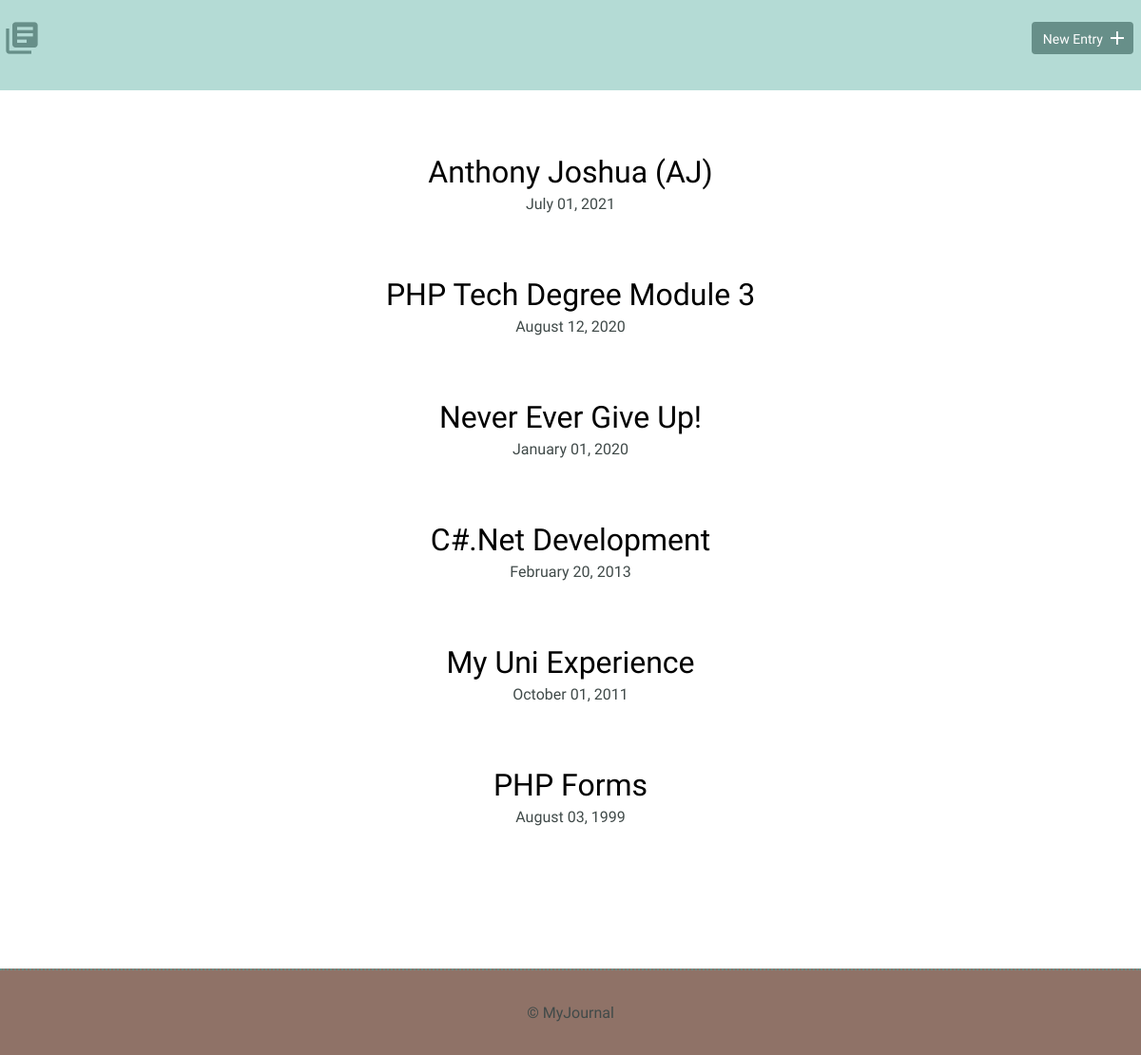
The page / on the database its author committed.
### tables this page shows
CREATE TABLE "entries" (
	`id`	INTEGER,
	`title`	TEXT,
	`date`	TEXT,
	`time_spent`	INTEGER,
	`learned`	BLOB,
	`resources`	BLOB,
	PRIMARY KEY(`id`)
);

### index.php (the view, shortened to what this page needs)
 <?php include 'inc/header.php'; ?>
 <?php require_once 'inc/functions.php';?>
 <body>
        <header>
            <div class="container">
                <div class="site-header">
                    <a class="logo" href="index.php"><i class="material-icons">library_books</i></a>
                    <a class="button icon-right" href="new.php"><span>New Entry</span> <i class="material-icons">add</i></a>
                </div>
            </div>
        </header>
        <section>
            <div class="container">
                <div class="entry-list">
                <?php
                foreach(get_journal_entries() as $entry){
                    echo '<article>';
                    echo '<h2><a href="detail.php?id='.$entry["id"].'">'.$entry["title"].'</a></h2>';
                    echo '</article>';
                }
                ?>
                </div>
            </div>
        </section>
        <?php include 'inc/footer.php'; ?>
    </body>
</html>

### inc/header.php (shortened to what this page needs)
<!DOCTYPE html>
<html>
<head>
        <link rel="stylesheet" href="css/normalize.css?ts=<?=time()?>">
        <link rel="stylesheet" href="css/styles.css?ts=<?=time()?>">
    </head>

### inc/functions.php (shortened to what this page needs)
<?php
function get_journal_entries(){
    include 'inc/connection.php';
    try{
        $results = $db->query('SELECT * FROM entries ORDER BY date DESC');
        return $results->fetchAll(PDO::FETCH_ASSOC);
     } catch(Exception $e){
        echo "error: ".$e->getMessage();
        return array();
     }
}
function dateFormatter($date){
    echo date_format(new DateTime($date), 'F d, Y');
}

### inc/footer.php
<footer>
<div>
    &copy; MyJournal
</div>
</footer>

### css/styles.css (style rules this page uses)
:root { --color-success: #78CF82; --color-error: #D94545; }
body { font-size: 16px; color: #404a49; font-family: 'Cousine', serif; font-weight: 400; }
.container { margin: 0; padding: 0; }
header .site-header { margin: 0; padding: 0 0.5rem; height: 95px; background-color: #B4DBD5; }
header .logo i { color: #678f89; margin: 20px 0 0 -5px; float: left; font-size: 40px; }
header .button { float: right; margin: 33px 0 0 0; }
footer { text-align: center; padding: 35px 0; border-top: 2px dotted #678f89; background-color: #8F7267; }
.button { padding: 8px 10px 6px 10px; background: #678f89; border: 2px solid #678f89; border-radius: 4px; text-decoration: none; color: #FFF; position: relative; text-align: center; font-size: 14px; }
.button.icon-right { padding-right: 30px; top: -10px; }
.button.icon-right i { position: absolute; top: 3px; right: 3px; }
h1, h2, h3 { margin: 0; font-weight: 400; line-height: 1em; color: #000; }
h2 { font-size: 32px; }
h2 a { text-decoration: none; color: #000; }
.entry-list, .edit-entry, .new-entry { max-width: 800px; margin: 0 auto; padding: 70px 0 150px 0; }
.entry-list article { margin-bottom: 70px; text-align: center; }
.entry-list article:last-child { margin-bottom: 0; }
.entry-list article h2 { margin-bottom: 8px; }

### rows shown on the page
entries: title "Anthony Joshua (AJ)", date "July 01, 2021"
entries: title "PHP Tech Degree Module 3", date "August 12, 2020"
entries: title "Never Ever Give Up!", date "January 01, 2020"
entries: title "C#.Net Development", date "February 20, 2013"
entries: title "My Uni Experience", date "October 01, 2011"
entries: title "PHP Forms", date "August 03, 1999"
